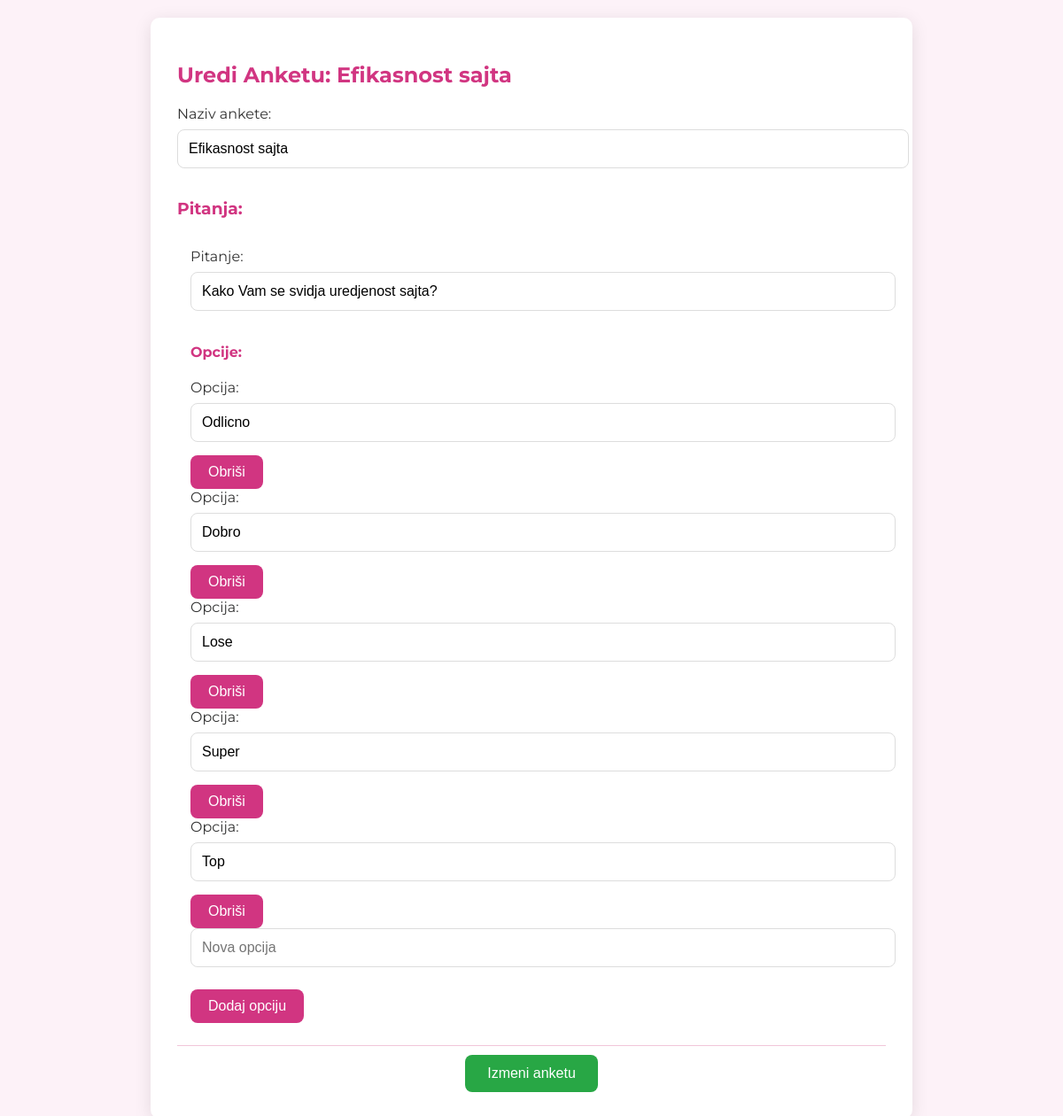
The app's page /edit_anketa.php?anketa_id=1 with its own data.
### tables this page shows
CREATE TABLE IF NOT EXISTS `ankete` (
  `id` int NOT NULL AUTO_INCREMENT,
  `naziv` varchar(191) NOT NULL,
  `link` varchar(255) NOT NULL,
  `user_id` int DEFAULT NULL,
  PRIMARY KEY (`id`),
  UNIQUE KEY `naziv` (`naziv`),
  KEY `fk_user_id` (`user_id`)
);

CREATE TABLE IF NOT EXISTS `pitanja` (
  `id` int NOT NULL AUTO_INCREMENT,
  `anketa_id` int NOT NULL,
  `pitanje` text NOT NULL,
  PRIMARY KEY (`id`),
  KEY `anketa_id` (`anketa_id`)
);

CREATE TABLE IF NOT EXISTS `opcije` (
  `id` int NOT NULL AUTO_INCREMENT,
  `pitanje_id` int NOT NULL,
  `opcija` text NOT NULL,
  PRIMARY KEY (`id`),
  KEY `pitanje_id` (`pitanje_id`)
);

### edit_anketa.php (the view, shortened to what this page needs)
<?php
include 'config.php';
$anketa_id = $_GET['anketa_id'];
$stmt = $conn->prepare("SELECT * FROM ankete WHERE id = :anketa_id");
$stmt->bindParam(':anketa_id', $anketa_id, PDO::PARAM_INT);
$stmt->execute();
$anketa = $stmt->fetch(PDO::FETCH_ASSOC);
$stmt = $conn->prepare("SELECT * FROM pitanja WHERE anketa_id = :anketa_id");
$stmt->bindParam(':anketa_id', $anketa_id, PDO::PARAM_INT);
$stmt->execute();
$pitanja = $stmt->fetchAll(PDO::FETCH_ASSOC);
?>
<!DOCTYPE html>
<html lang="sr">
<head>
</head>
<body>
<div class="container">
    <h2>Uredi Anketu: <?= htmlspecialchars($anketa['naziv']) ?></h2>
    <form method="POST">
        <label for="naziv_ankete">Naziv ankete:</label>
        <input type="text" id="naziv_ankete" name="naziv_ankete" value="<?= htmlspecialchars($anketa['naziv']) ?>" required>
        <h3>Pitanja:</h3>
        <?php foreach ($pitanja as $pitanje): ?>
            <div class="question-container">
                <label for="pitanje_<?= $pitanje['id'] ?>">Pitanje:</label>
                <input type="text" id="pitanje_<?= $pitanje['id'] ?>" name="pitanja[<?= $pitanje['id'] ?>]" value="<?= htmlspecialchars($pitanje['pitanje']) ?>" required>
                <h4>Opcije:</h4>
                <?php
                $stmt = $conn->prepare("SELECT * FROM opcije WHERE pitanje_id = :pitanje_id");
                $stmt->bindParam(':pitanje_id', $pitanje['id'], PDO::PARAM_INT);
                $stmt->execute();
                $opcije = $stmt->fetchAll(PDO::FETCH_ASSOC);
                ?>
                <div class="opcija-container">
                    <?php foreach ($opcije as $opcija): ?>
                        <div>
                            <label for="opcija_<?= $opcija['id'] ?>">Opcija:</label>
                            <input type="text" id="opcija_<?= $opcija['id'] ?>" name="opcije[<?= $pitanje['id'] ?>][postojeci][<?= $opcija['id'] ?>]" value="<?= htmlspecialchars($opcija['opcija']) ?>" required>
                            <button class="remove-option" onclick="removeOption(<?= $pitanje['id'] ?>, <?= $opcija['id'] ?>)">Obriši</button>
                        </div>
                    <?php endforeach; ?>
                    <input type="text" name="opcije[<?= $pitanje['id'] ?>][novi][]" placeholder="Nova opcija">
                    <button type="button" class="add-option" onclick="addNewOption(<?= $pitanje['id'] ?>)">Dodaj opciju</button>
                </div>
            </div>
        <?php endforeach; ?>
        <div class="button-container">
            <button type="submit" class="button">Izmeni anketu</button>
        </div>
    </form>
</div>
</body>
</html>

### edit_anketa.php (style rules this page uses)
body { font-family: 'Montserrat', sans-serif; background-color: #fdf2f8; margin: 0; padding: 20px; }
.container { max-width: 800px; margin: auto; background: #ffffff; padding: 30px; border-radius: 10px; box-shadow: 0 4px 20px rgba(0, 0, 0, 0.1); }
h2, h3, h4 { color: #d13581; }
input { width: 100%; padding: 12px; margin-bottom: 15px; border-radius: 8px; border: 1px solid #ddd; font-size: 16px; }
.button { display: inline-block; padding: 12px 25px; background-color: #28a745; color: white; border: none; border-radius: 8px; cursor: pointer; text-align: center; font-size: 16px; margin-top:10px; }
.question-container { padding: 15px; border-bottom: 1px solid #f1c6d9; }
label { font-size: 16px; color: #333; margin-bottom: 8px; display: block; }
.button-container { text-align: center; }
.opcija-container { margin-bottom: 10px; }
.opcija-container button { padding: 10px 20px; background-color: #d13581; color: white; border: none; border-radius: 8px; font-size: 16px; cursor: pointer; transition: background-color 0.3s ease; }
.remove-option { color: red; cursor: pointer; font-size: 14px; }
.add-option { background-color: #f3a3d1; color: white; padding: 5px 10px; border-radius: 5px; cursor: pointer; margin-top: 10px; }

### records on screen
ankete: naziv "Efikasnost sajta", naziv_ankete "Efikasnost sajta"
pitanja: pitanje "Kako Vam se svidja uredjenost sajta?"
opcije: opcija "Odlicno"
opcije: opcija "Dobro"
opcije: opcija "Lose"
opcije: opcija "Super"
opcije: opcija "Top"
